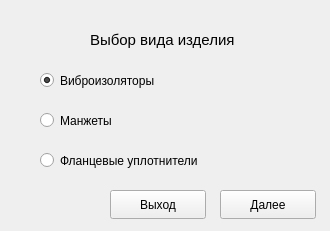
<?xml version="1.0" encoding="UTF-8"?>
<ui version="4.0">
 <class>Form_Stuff_Choose</class>
 <widget class="QWidget" name="Form_Stuff_Choose">
  <property name="geometry">
   <rect>
    <x>0</x>
    <y>0</y>
    <width>330</width>
    <height>231</height>
   </rect>
  </property>
  <property name="minimumSize">
   <size>
    <width>330</width>
    <height>231</height>
   </size>
  </property>
  <property name="maximumSize">
   <size>
    <width>330</width>
    <height>231</height>
   </size>
  </property>
  <property name="windowTitle">
   <string>Выбор изделия</string>
  </property>
  <widget class="QRadioButton" name="radioButton">
   <property name="geometry">
    <rect>
     <x>40</x>
     <y>70</y>
     <width>181</width>
     <height>21</height>
    </rect>
   </property>
   <property name="text">
    <string>Виброизоляторы</string>
   </property>
   <property name="checked">
    <bool>true</bool>
   </property>
  </widget>
  <widget class="QRadioButton" name="radioButton_2">
   <property name="geometry">
    <rect>
     <x>40</x>
     <y>110</y>
     <width>191</width>
     <height>21</height>
    </rect>
   </property>
   <property name="text">
    <string>Манжеты</string>
   </property>
  </widget>
  <widget class="QRadioButton" name="radioButton_3">
   <property name="geometry">
    <rect>
     <x>40</x>
     <y>150</y>
     <width>231</width>
     <height>21</height>
    </rect>
   </property>
   <property name="text">
    <string>Фланцевые уплотнители</string>
   </property>
  </widget>
  <widget class="QLabel" name="label">
   <property name="geometry">
    <rect>
     <x>90</x>
     <y>30</y>
     <width>211</width>
     <height>20</height>
    </rect>
   </property>
   <property name="text">
    <string>&lt;!DOCTYPE HTML PUBLIC &quot;-//W3C//DTD HTML 4.0//EN&quot; &quot;http://www.w3.org/TR/REC-html40/strict.dtd&quot;&gt;
&lt;html&gt;&lt;head&gt;&lt;meta name=&quot;qrichtext&quot; content=&quot;1&quot; /&gt;&lt;style type=&quot;text/css&quot;&gt;
p, li { white-space: pre-wrap; }
&lt;/style&gt;&lt;/head&gt;&lt;body style=&quot; font-family:'Segoe UI'; font-size:10pt; font-weight:400; font-style:normal;&quot;&gt;
&lt;p style=&quot; margin-top:0px; margin-bottom:0px; margin-left:0px; margin-right:0px; -qt-block-indent:0; text-indent:0px;&quot;&gt;&lt;span style=&quot; font-size:11pt;&quot;&gt;Выбор вида изделия&lt;/span&gt;&lt;/p&gt;&lt;/body&gt;&lt;/html&gt;</string>
   </property>
  </widget>
  <widget class="QPushButton" name="button_Exit">
   <property name="geometry">
    <rect>
     <x>110</x>
     <y>190</y>
     <width>96</width>
     <height>29</height>
    </rect>
   </property>
   <property name="text">
    <string>Выход</string>
   </property>
  </widget>
  <widget class="QPushButton" name="button_Next">
   <property name="geometry">
    <rect>
     <x>220</x>
     <y>190</y>
     <width>96</width>
     <height>29</height>
    </rect>
   </property>
   <property name="text">
    <string>Далее</string>
   </property>
  </widget>
 </widget>
 <resources/>
 <connections/>
</ui>
